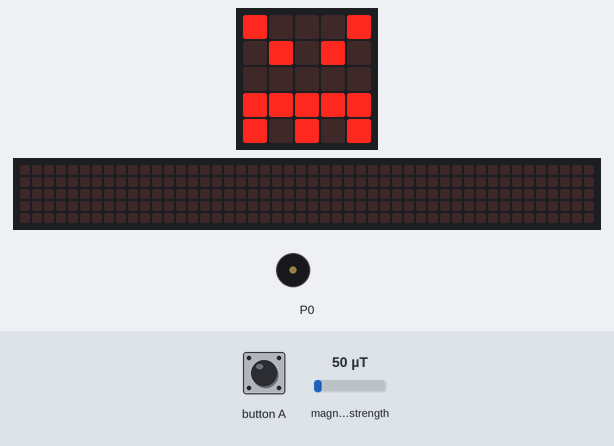
Bench run of a program on a simulated BBC micro:bit (MakeCode). Shown: the board's 5×5 LED display, a strip that is not on the board, showing the scrolling text unrolled, buzzer (waves = sounding). The inputs (shaded band) are chosen by the test bench; at power-on: magnetic field strength 50 µT. The 48×5 strip is a reading aid, not a part: it shows the text the display is scrolling, unrolled, one strip-width of it at a time.

Above: at 1.2 s.
1.3 s: magnetic field strength set to 191 µT
3.4 s: magnetic field strength set to 208 µT
At 5.1 s:
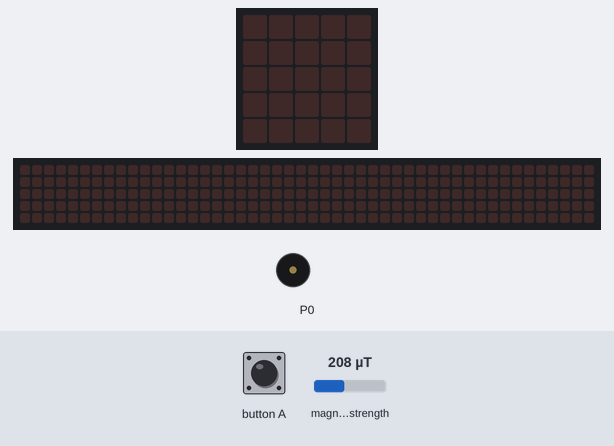
6.0 s: button A pressed for 0.15 s
At 6.3 s:
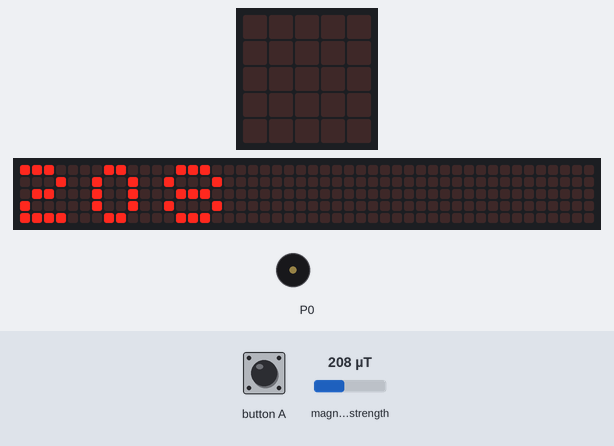
6.7 s: magnetic field strength set to 10 µT
At 6.82 s:
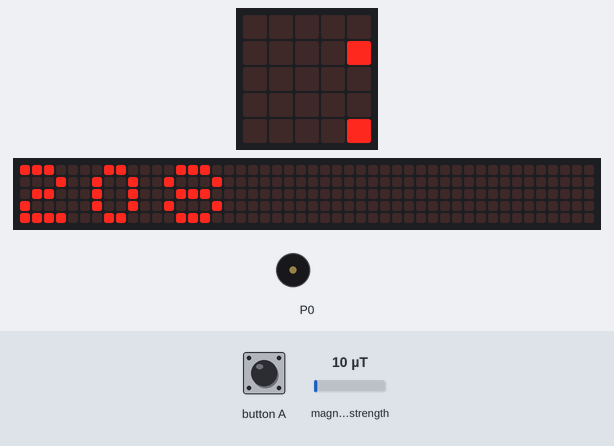
8.7 s: button A pressed for 0.15 s
9.4 s: magnetic field strength set to 250 µT
At 13.12 s:
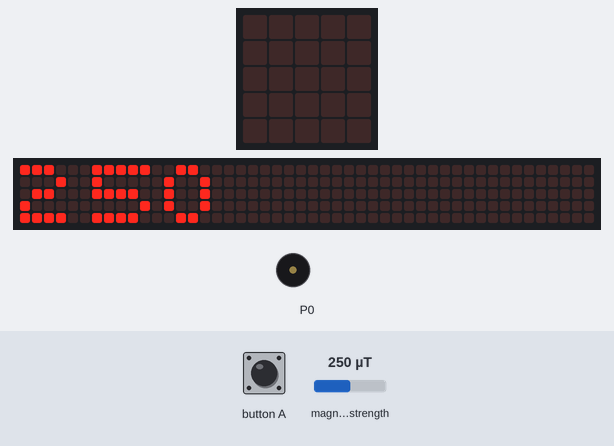
Timing chart, 0 to 15.4 s (numbered marks = the images above; inputs shaded):
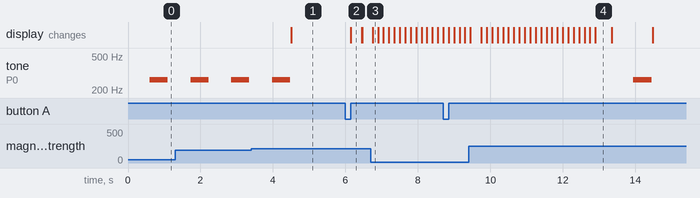

Measured:
- the behaviour switches between 199 and 200 µT on magnetic field strength (found by bisection; images 0 and 1)
- after the input at 3.4 s, tone on P0: goes on until 4.5 s, then stays silent; the display: changes after 1.1 s (image 1)
- after the input at 6.0 s, the display: changes after 0.15 s (image 2)
- after the input at 6.7 s, the display: changes after 0.05 s (image 3)
- by itself, tone on P0: alternates 262 Hz for 0.50 s and silent for 0.63 s
- what the display in image 4 shows lasts 0.5 s, from 12.9 s to 13.4 s

The program:

main.ts
```typescript
input.onButtonPressed(Button.A, function () {
    basic.showNumber(input.magneticForce(Dimension.Strength))
})
basic.forever(function () {
    if (input.magneticForce(Dimension.Strength) < 200) {
        basic.showIcon(IconNames.Angry)
        music.playTone(262, music.beat(BeatFraction.Whole))
    } else {
        basic.clearScreen()
    }
})
```

test.ts
```typescript
// aquí va el archivo "tests"; esto no se compilará cuando este paquete se utilice como una extensión.
```
